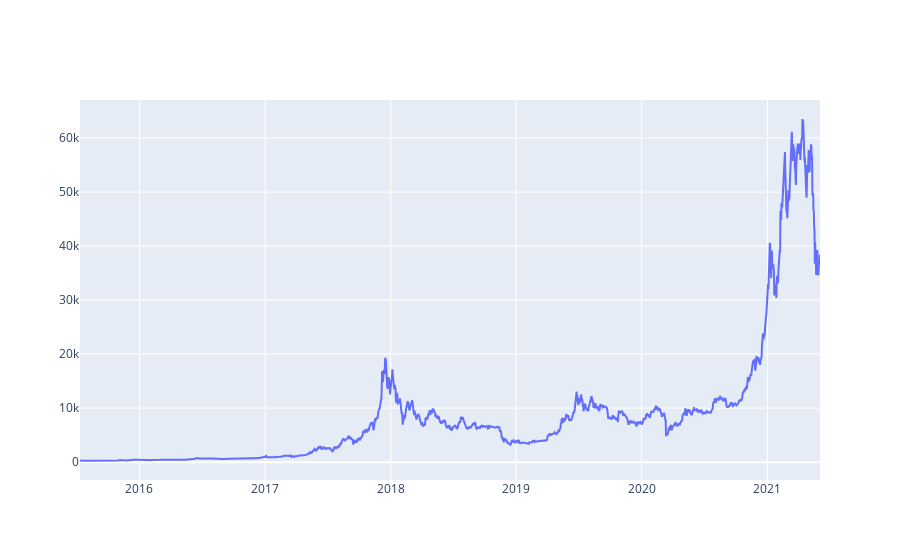

Notebook code cell kept with this figure:
### Code cell
#data['date'] = pd.to_datetime(data['date'])
btc_trace = go.Scatter(x=data.index, y=data['price'], name= 'Price')
py.iplot([btc_trace])
plt.show()

### Figure 1 — Plotly figure (JSON) as saved in the notebook; plotly's stock layout.template omitted (floating-point values rounded to 4 significant figures; data arrays with more than 128 entries replaced by an {"elided": "..."} marker saying what was removed)
{"data": [{"name": "Price", "x": {"elided": "2146 str values"}, "y": {"elided": "2146 float values"}, "type": "scatter"}], "layout": {}}
